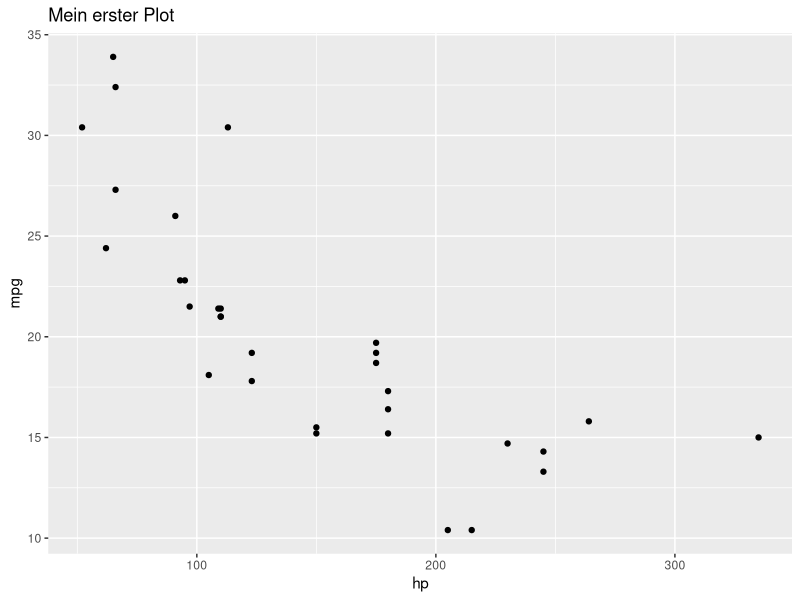

R code for this plot:
## ---- chunk 1
#| echo: false
#| warning: false

library(ggplot2)

ggplot(mtcars, aes(x = hp, y = mpg)) +
  geom_point() +
  labs(title = "Mein erster Plot")
